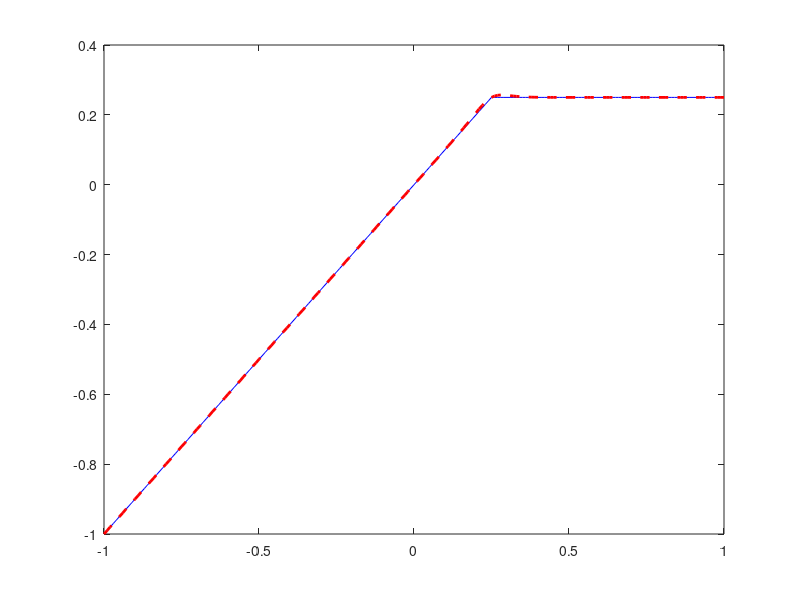

This figure's MATLAB source:
clear;figure(1);clf
c     = 0.25;
w     = 0.05;
b0    = linspace(-1,1,201);
b_ref = min(b0,c);
transition1 =   -0.5*(tanh((b0-c)/w)-1);
transition2 =  1+0.5*(tanh((b0-c)/w)-1);
b_reg = b0.*transition1 + transition2*c;
plot(b0,b_ref,'b',b0,b_reg,'r--','LineWidth',2)